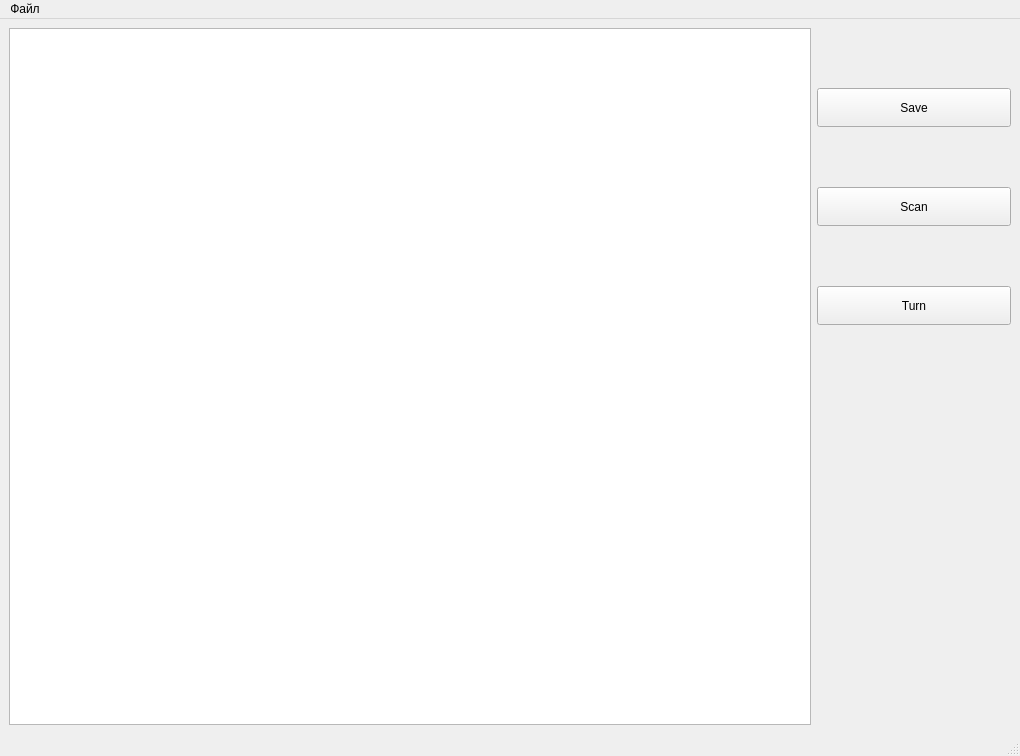
<?xml version="1.0" encoding="UTF-8"?>
<ui version="4.0">
 <class>MainWindow</class>
 <widget class="QMainWindow" name="MainWindow">
  <property name="geometry">
   <rect>
    <x>0</x>
    <y>0</y>
    <width>1020</width>
    <height>756</height>
   </rect>
  </property>
  <property name="windowTitle">
   <string>MainWindow</string>
  </property>
  <widget class="QWidget" name="centralwidget">
   <layout class="QHBoxLayout" name="horizontalLayout">
    <item>
     <widget class="Graphics" name="graphicsView">
      <property name="sizePolicy">
       <sizepolicy hsizetype="Expanding" vsizetype="Expanding">
        <horstretch>0</horstretch>
        <verstretch>0</verstretch>
       </sizepolicy>
      </property>
      <property name="minimumSize">
       <size>
        <width>800</width>
        <height>565</height>
       </size>
      </property>
     </widget>
    </item>
    <item>
     <layout class="QVBoxLayout" name="verticalLayout">
      <item>
       <spacer name="verticalSpacer_4">
        <property name="orientation">
         <enum>Qt::Vertical</enum>
        </property>
        <property name="sizeType">
         <enum>QSizePolicy::Fixed</enum>
        </property>
        <property name="sizeHint" stdset="0">
         <size>
          <width>20</width>
          <height>60</height>
         </size>
        </property>
       </spacer>
      </item>
      <item>
       <widget class="QPushButton" name="pushButton">
        <property name="sizePolicy">
         <sizepolicy hsizetype="Expanding" vsizetype="Expanding">
          <horstretch>0</horstretch>
          <verstretch>0</verstretch>
         </sizepolicy>
        </property>
        <property name="maximumSize">
         <size>
          <width>194</width>
          <height>39</height>
         </size>
        </property>
        <property name="text">
         <string>Save</string>
        </property>
       </widget>
      </item>
      <item>
       <spacer name="verticalSpacer">
        <property name="orientation">
         <enum>Qt::Vertical</enum>
        </property>
        <property name="sizeHint" stdset="0">
         <size>
          <width>20</width>
          <height>40</height>
         </size>
        </property>
       </spacer>
      </item>
      <item>
       <widget class="QPushButton" name="pushButton_2">
        <property name="sizePolicy">
         <sizepolicy hsizetype="Expanding" vsizetype="Expanding">
          <horstretch>0</horstretch>
          <verstretch>0</verstretch>
         </sizepolicy>
        </property>
        <property name="maximumSize">
         <size>
          <width>194</width>
          <height>39</height>
         </size>
        </property>
        <property name="text">
         <string>Scan</string>
        </property>
       </widget>
      </item>
      <item>
       <spacer name="verticalSpacer_2">
        <property name="orientation">
         <enum>Qt::Vertical</enum>
        </property>
        <property name="sizeHint" stdset="0">
         <size>
          <width>20</width>
          <height>40</height>
         </size>
        </property>
       </spacer>
      </item>
      <item>
       <widget class="QPushButton" name="pushButton_3">
        <property name="sizePolicy">
         <sizepolicy hsizetype="Expanding" vsizetype="Expanding">
          <horstretch>0</horstretch>
          <verstretch>0</verstretch>
         </sizepolicy>
        </property>
        <property name="maximumSize">
         <size>
          <width>194</width>
          <height>39</height>
         </size>
        </property>
        <property name="text">
         <string>Turn</string>
        </property>
       </widget>
      </item>
      <item>
       <spacer name="verticalSpacer_3">
        <property name="orientation">
         <enum>Qt::Vertical</enum>
        </property>
        <property name="sizeType">
         <enum>QSizePolicy::Fixed</enum>
        </property>
        <property name="sizeHint" stdset="0">
         <size>
          <width>20</width>
          <height>400</height>
         </size>
        </property>
       </spacer>
      </item>
     </layout>
    </item>
   </layout>
  </widget>
  <widget class="QMenuBar" name="menubar">
   <property name="geometry">
    <rect>
     <x>0</x>
     <y>0</y>
     <width>1020</width>
     <height>21</height>
    </rect>
   </property>
   <widget class="QMenu" name="menu">
    <property name="title">
     <string>Файл</string>
    </property>
    <addaction name="action"/>
   </widget>
   <addaction name="menu"/>
  </widget>
  <widget class="QStatusBar" name="statusbar"/>
  <action name="action">
   <property name="text">
    <string>Открыть</string>
   </property>
  </action>
 </widget>
 <customwidgets>
  <customwidget>
   <class>Graphics</class>
   <extends>QGraphicsView</extends>
   <header>graphics.h</header>
  </customwidget>
 </customwidgets>
 <resources/>
 <connections/>
</ui>
